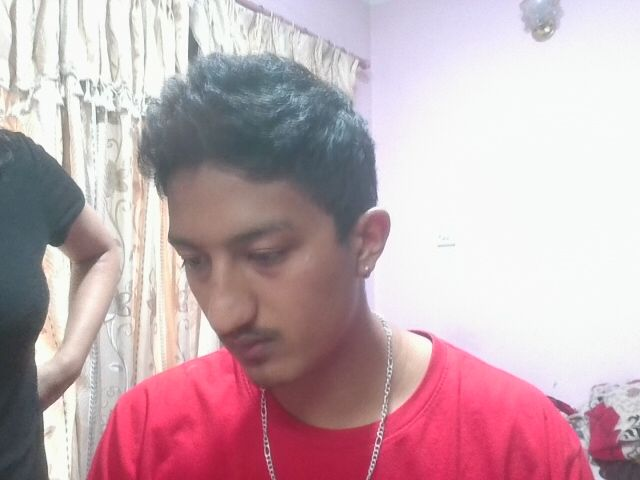
#> input picture uploads/capture_1747989212.jpg, 640 x 480 px
$ python recognize_face.py uploads/capture_1747989212.jpg
#> lines starting #> are read from the running program, lines starting #| are printed output that depends on the picture
import cv2
import numpy as np
import os
import sys
import json
import pickle
import logging

# Set up logging
logging.basicConfig(filename='face_recognition.log', level=logging.DEBUG)

def recognize_face(image_path):
#> called with image_path = 'uploads/capture_1747989212.jpg'
    try:
        logging.info(f"Starting face recognition for image: {image_path}")

        # Load the image
        image = cv2.imread(image_path)
#> image is the input picture: shape (480, 640, 3); mean B, G, R 177.4, 170, 196.8
        if image is None:
            logging.error("Failed to load image")
            return {'success': False, 'message': 'Failed to load image'}

        # Convert to grayscale
        gray = cv2.cvtColor(image, cv2.COLOR_BGR2GRAY)
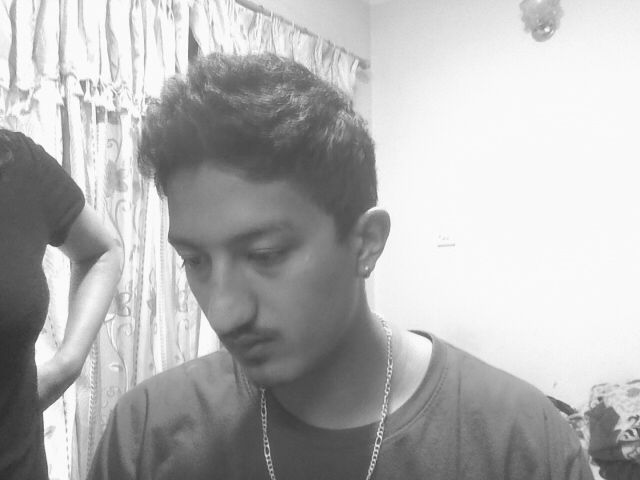
#> gray: shape (480, 640); min 46, max 255, mean 178.8

        # Apply histogram equalization
        gray = cv2.equalizeHist(gray)
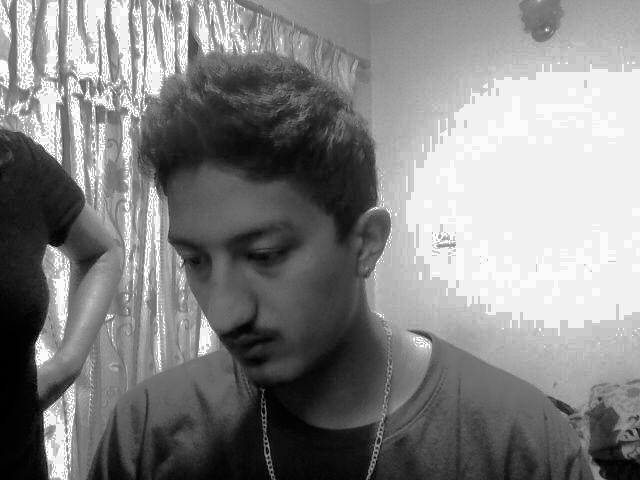
#> gray: shape (480, 640); min 0, max 255, mean 131.2

        # Load face detection cascade
        face_cascade = cv2.CascadeClassifier('haarcascade_frontalface_default.xml')
        if face_cascade.empty():
            logging.error("Failed to load face cascade classifier")
            return {'success': False, 'message': 'Failed to load face detection model'}

        # Detect faces
        faces = face_cascade.detectMultiScale(
            gray,
            scaleFactor=1.05,
            minNeighbors=3,
            minSize=(30, 30),
            maxSize=(300, 300)
        )
#> faces = [[37, 250, 37, 37], [146, 191, 154, 154]]

        if len(faces) == 0:
            logging.warning("No face detected in image")
            return {'success': False, 'message': 'No face detected'}

        # Get the largest face
        largest_face = max(faces, key=lambda rect: rect[2] * rect[3])
#> largest_face = [146, 191, 154, 154]
        x, y, w, h = largest_face
#> x = 146; y = 191; w = 154; h = 154
        logging.info(f"Detected face at position: x={x}, y={y}, w={w}, h={h}")

        # Extract face ROI
        face_roi = gray[y:y+h, x:x+w]
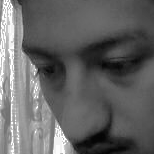
#> face_roi: shape (154, 154); min 4, max 255, mean 100.1
        face_roi = cv2.resize(face_roi, (100, 100))
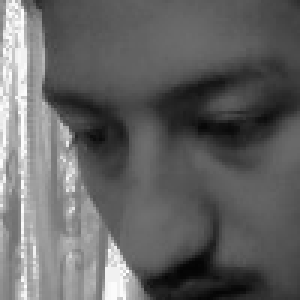
#> face_roi: shape (100, 100) (shown 3 times larger); min 4, max 255, mean 99.9

        # Apply Gaussian blur
        face_roi = cv2.GaussianBlur(face_roi, (5, 5), 0)
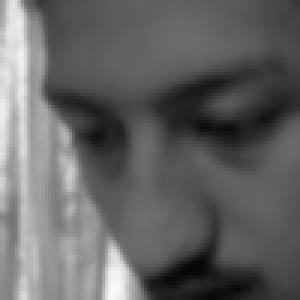
#> face_roi: shape (100, 100) (shown 3 times larger); min 5, max 249, mean 100

        # Load LBPH model and labels
        model_path = 'models/lbph_model.yml'
        labels_path = 'models/labels.pkl'

        if not os.path.exists(model_path):
            logging.error("LBPH model file not found")
            return {'success': False, 'message': 'Face recognition model not found'}

        if not os.path.exists(labels_path):
            logging.error("Labels file not found")
            return {'success': False, 'message': 'Face recognition labels not found'}

        # Load the model and labels
        try:
            model = cv2.face.LBPHFaceRecognizer_create(
                radius=1,
                neighbors=8,
                grid_x=8,
                grid_y=8,
                threshold=50
            )
            model.read(model_path)
            logging.info("Successfully loaded LBPH model")

            with open(labels_path, 'rb') as f:
#> (reads models/labels.pkl from the repository)
                labels = pickle.load(f)
            logging.info("Successfully loaded labels")
        except Exception as e:
            logging.error(f"Error loading model or labels: {str(e)}")
            return {'success': False, 'message': 'Error loading face recognition model'}

        # Predict
        try:
            label, confidence = model.predict(face_roi)
#> label = -1; confidence = 1.8e+308
            logging.info(f"Prediction result - Label: {label}, Confidence: {confidence}")

            # Convert confidence to percentage (LBPH returns lower values for better matches)
            confidence = 100 - confidence
#> confidence = -1.8e+308
            logging.info(f"Converted confidence: {confidence}%")

            if confidence < 50:  # Threshold for recognition
                logging.warning(f"Confidence too low: {confidence}%")
                return {'success': False, 'message': 'No matching student found'}

            # Get student ID from label
            if label not in labels.values():
                logging.error(f"Label {label} not found in labels dictionary")
                return {'success': False, 'message': 'Invalid recognition result'}

            student_id = [k for k, v in labels.items() if v == label][0]
            logging.info(f"Recognized student ID: {student_id}")

            return {
                'success': True,
                'student_id': student_id,
                'confidence': float(confidence),
                'face_location': {
                    'x': int(x),
                    'y': int(y),
                    'width': int(w),
                    'height': int(h)
                }
            }
        except Exception as e:
            logging.error(f"Error during prediction: {str(e)}")
            return {'success': False, 'message': 'Error during face recognition'}

    except Exception as e:
        logging.error(f"Unexpected error: {str(e)}")
        return {'success': False, 'message': str(e)}

if __name__ == '__main__':
    if len(sys.argv) != 2:
        print(json.dumps({'success': False, 'message': 'Invalid arguments'}))
        sys.exit(1)

    image_path = sys.argv[1]
    result = recognize_face(image_path)
    print(json.dumps(result))
